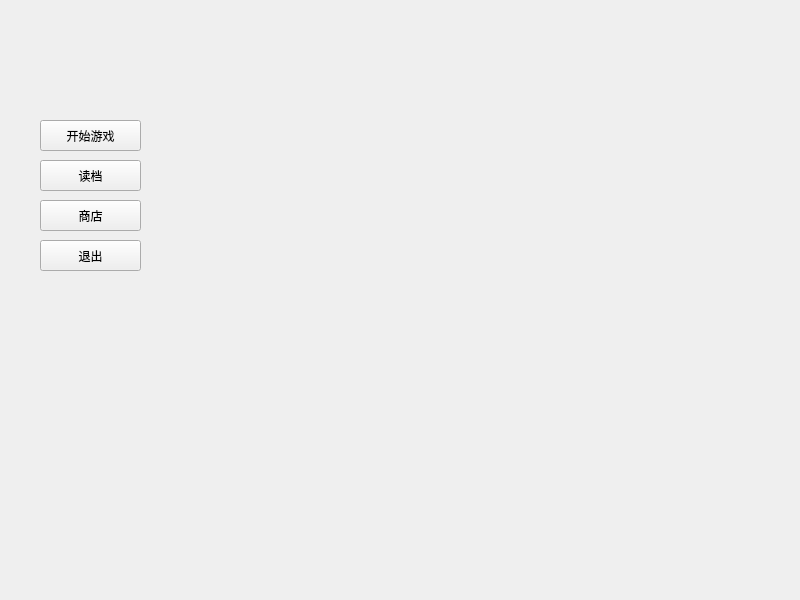
<?xml version="1.0" encoding="UTF-8"?>
<ui version="4.0">
 <class>startWindow</class>
 <widget class="QWidget" name="startWindow">
  <property name="geometry">
   <rect>
    <x>0</x>
    <y>0</y>
    <width>800</width>
    <height>600</height>
   </rect>
  </property>
  <property name="windowTitle">
   <string>startWindow</string>
  </property>
  <widget class="QPushButton" name="Start">
   <property name="geometry">
    <rect>
     <x>40</x>
     <y>120</y>
     <width>101</width>
     <height>31</height>
    </rect>
   </property>
   <property name="text">
    <string>开始游戏</string>
   </property>
  </widget>
  <widget class="QPushButton" name="ReadGame">
   <property name="geometry">
    <rect>
     <x>40</x>
     <y>160</y>
     <width>101</width>
     <height>31</height>
    </rect>
   </property>
   <property name="text">
    <string>读档</string>
   </property>
  </widget>
  <widget class="QPushButton" name="Exit">
   <property name="geometry">
    <rect>
     <x>40</x>
     <y>240</y>
     <width>101</width>
     <height>31</height>
    </rect>
   </property>
   <property name="text">
    <string>退出</string>
   </property>
  </widget>
  <widget class="QPushButton" name="Shop">
   <property name="geometry">
    <rect>
     <x>40</x>
     <y>200</y>
     <width>101</width>
     <height>31</height>
    </rect>
   </property>
   <property name="text">
    <string>商店</string>
   </property>
  </widget>
 </widget>
 <resources/>
 <connections/>
</ui>
